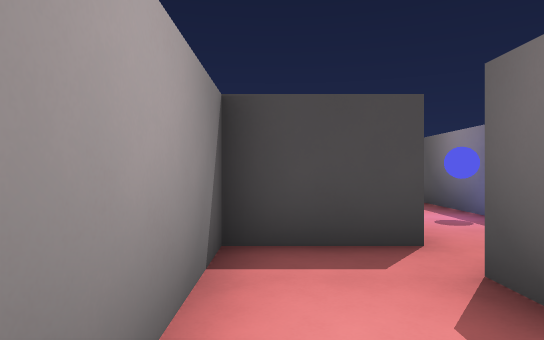
[1] (above)

12 first-person views from a walk through a level from a Godot 3-D game. The camera is 1.5 m above the floor, looks level and sees 75° across. The floor is counted in squares, 2 m on a side. Each view is taken from the middle of a square. On the plan, view 1 faces up. The plan holds only what a view shows up to about 11 squares ahead; the rest is blank. Characters and animated objects are left out.

[2]
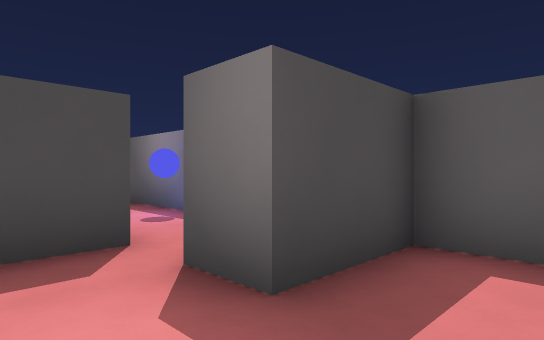

[3]
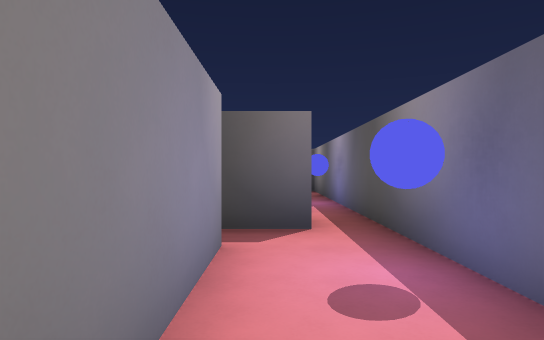

[4]
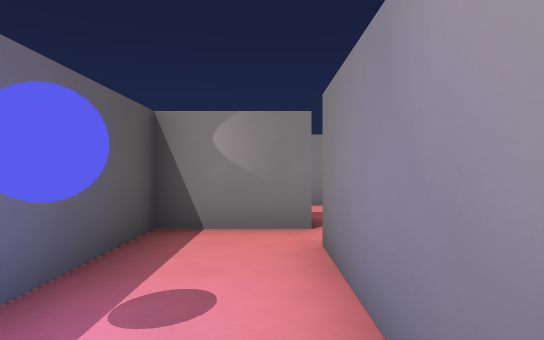

[5]
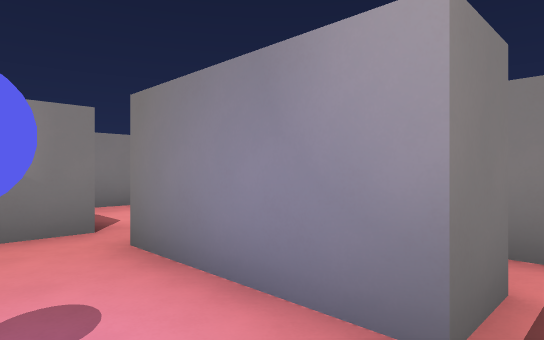

[6]
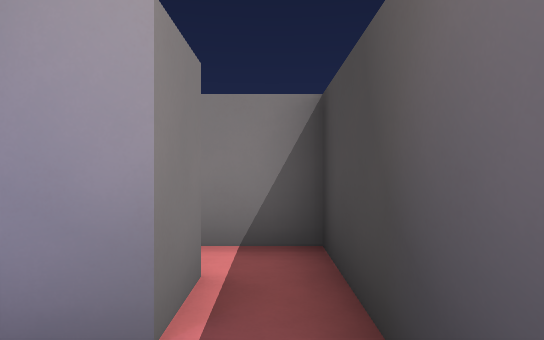

[7]
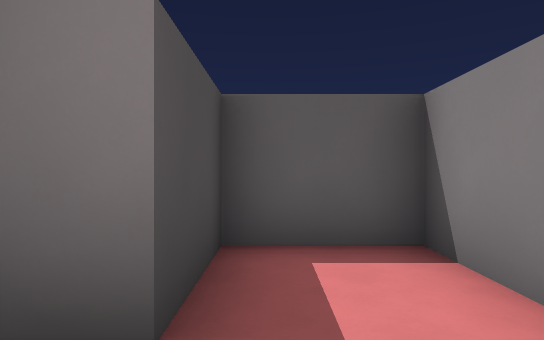

[8]
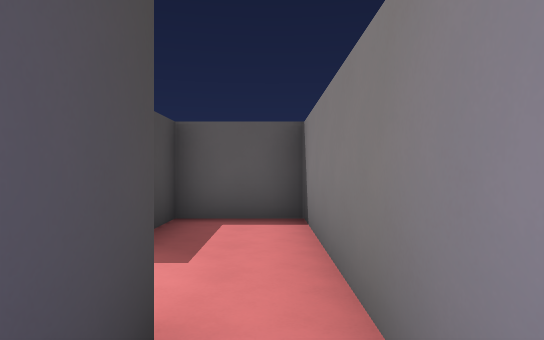

[9]
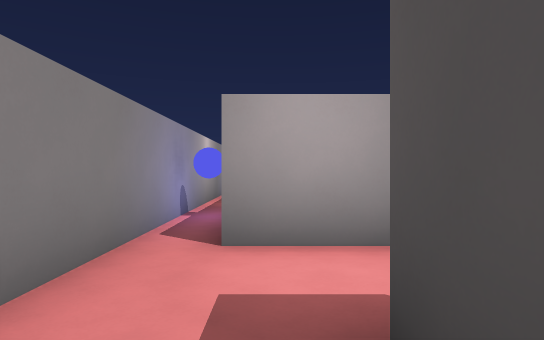

[10]
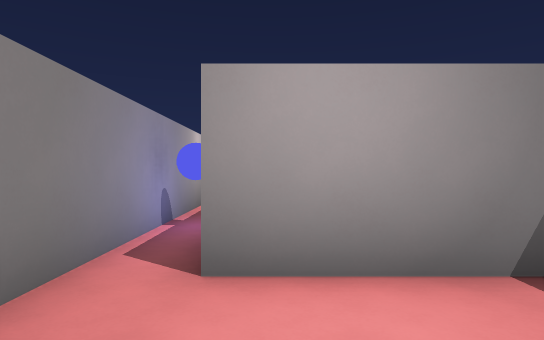

[11]
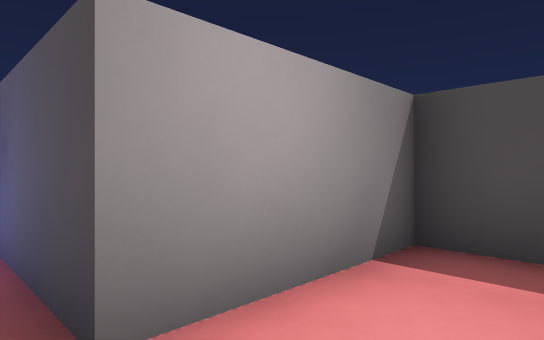

[12]
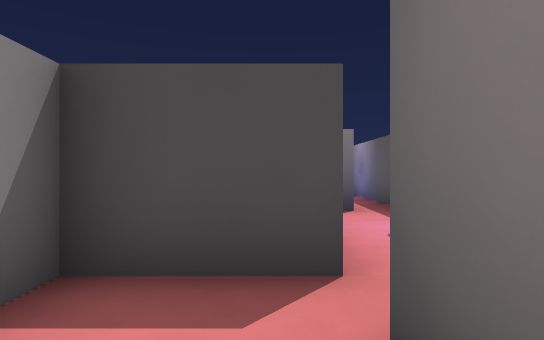

### Floor plan
Points are (right, up) in squares from view 1. A wall is a line through its corners. A room is listed if a view was taken in it or the views show most of it. See-through windows are left out.
Room 1 (views 1, 2, 7, 9, 10, 11, 12)
walls: (-0.5, -0.5) (3.5, -0.5) (3.5, 1.5) (1.5, 1.5) (1.5, 2.5); (-0.5, 2.5) (-0.5, 0.5)
ways out: opening at (0.5, 2) to room 2; opening at (-1, 0) to room 3
Room 2 (views 3, 4, 5, 6)
walls: (1.5, 6.5) (1.5, 3.5) (-0.5, 3.5) (-0.5, 2.5); (1.5, 2.5) (3.5, 2.5) (3.5, 8.4); (2.6, 7.5) (1.4, 7.5)
ways out: opening at (0.5, 2) to room 1; opening at (1, 7) to room 4; opening at (3, 8)
Room 3 (view 8)
walls: (-7.5, -0.5) (-0.5, -0.5); (-0.5, 0.5) (-2.9, 0.5)
ways out: opening at (-1, 0) to room 1
Room 4 (no view inside)
walls: (0.5, 6.5) (1.5, 6.5); (1.4, 7.5) (-0.5, 7.5) (-0.5, 6.2)
ways out: opening at (1, 7) to room 2

Positions as (right, up) in squares from view 1, and headings:
1: (0, 0), facing up
2: (0, 0), facing up-right
3: (2, 3), facing up
4: (2, 7), facing down
5: (3, 7), facing down-left
6: (3, 7), facing left
7: (0, 1), facing right
8: (-2, 0), facing right
9: (3, 1), facing left
10: (2, 1), facing left
11: (1, 0), facing up-left
12: (1, 1), facing up
